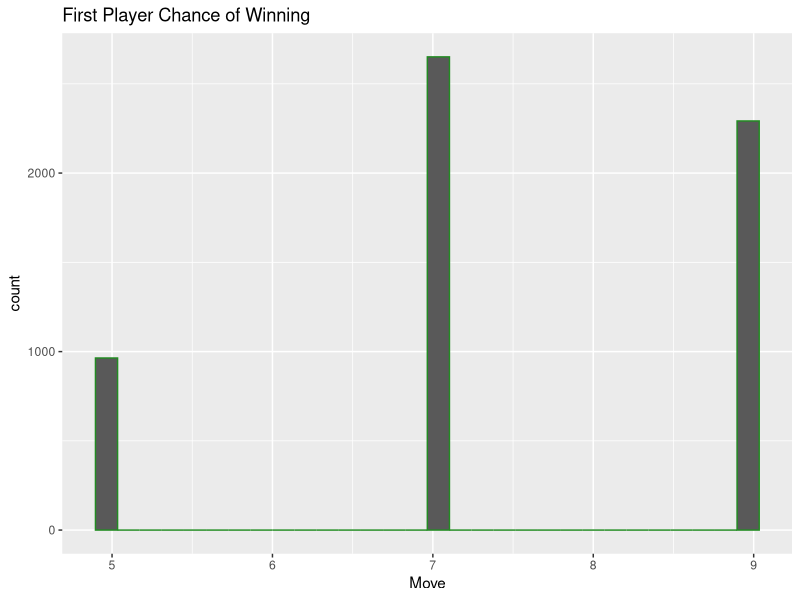
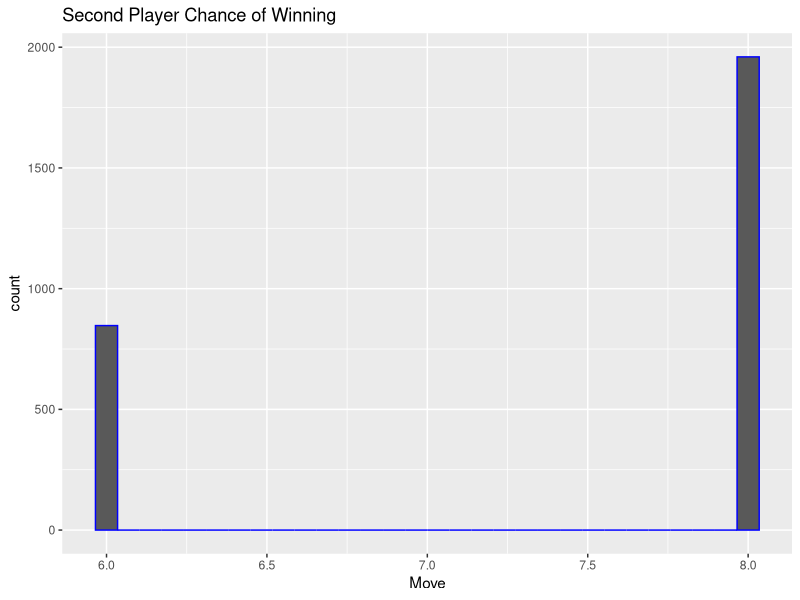
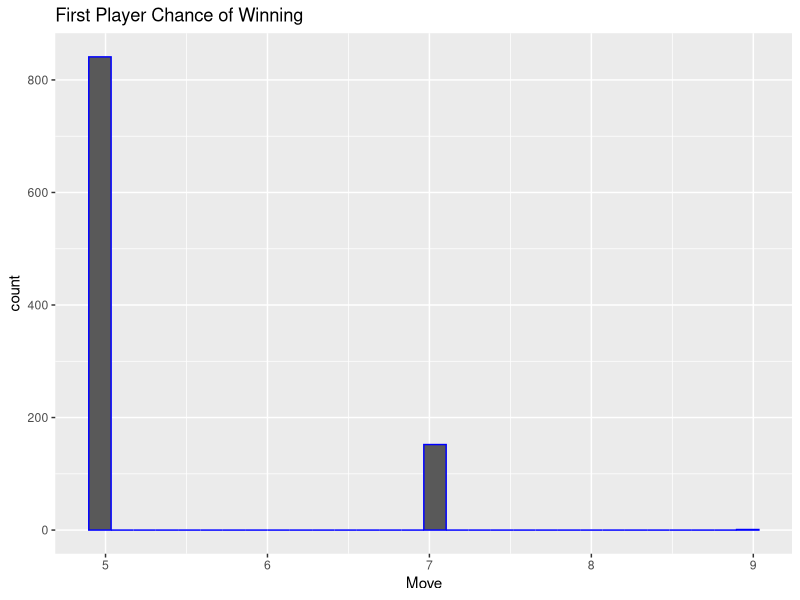

Recreate these plots in R, in order.
## ---- chunk 1
library(combinat)
library(purrr)
library(tidyverse)

## ---- chunk 2
win_set <- matrix(c(1,2,3,4,5,6,7,8,9,1,4,7,2,5,8,3,6,9,1,5,9,3,5,7),   #matrix of all possible winning 
                  byrow = F,nrow = 3)


#Starting with random playing 
rand_strategy <- function(){
  #creating the flag of 9 spots to check whether the spot is occupied or not
  flag <- rep(0,9)
  code <- 0
  players <- matrix(data=0,nrow = 5,ncol = 2) #game starts here
  for(i in 1:9){ #spots where the first player playes in 5 spots and the second one 4 spotsif the game completed with no winner 
    play <- sample(1:9,1)         
    while(flag[play]==1){        #here to check if the spot empty or resample again
      play <- sample(1:9,1)
    }
    players[((i-1)/2+1),ifelse((i%%2)==1,1,2)] = play;  # 
    flag[play]=1;
    if(i>4){
      result <- check_win(players,i)
      if(result$code != 0){
        return(result)
      }
    }
  }
  return(result)
}

check_win <-function(players,ind){   #This function to check the wins
  code <- 0
  ifelse(ind%%2==1,index <- 1,index <- 2)
  player_i <- sort(players[,index])
  player_i <- player_i[! player_i %in% c(0)]
  player_i_matrix <- combn(player_i,3)
  if(length(player_i) == 3){
    player_i_matrix <- matrix(player_i,ncol = 1)
  }
  for(i in 1:dim(win_set)[2]){
    for(j in 1:dim(player_i_matrix)[2]){
      match_vector <- match(win_set[,i],player_i_matrix[,j])
      if(any(is.na(match_vector)) == FALSE){
        ifelse(ind%%2==1,code <- 1,code <- -1)
        return(data.frame(code=code,index=ind))
      }
    }
  }
  return(data.frame(code=code,index=ind))
}
#Simulating 100,1000,and 10000 times for the random playing.
win_rate <- rerun(100,rand_strategy())
win_matrix_100 <- data.frame(matrix(unlist(win_rate), nrow=100, byrow=T))
(t <- table(win_matrix_100))
rate100 <- rowSums(t)[3]/sum(rowSums(t))
win_rate <- rerun(1000,rand_strategy())
win_matrix_1000 <- data.frame(matrix(unlist(win_rate), nrow=1000, byrow=T))
(t <- table(win_matrix_1000))
rate1000 <- rowSums(t)[3]/sum(rowSums(t))
win_rate <- rerun(10000,rand_strategy())
win_matrix_10000 <- data.frame(matrix(unlist(win_rate), nrow=10000, byrow=T))
(t <- table(win_matrix_10000))
rate10000 <- rowSums(t)[3]/sum(rowSums(t))

#creating data frame to plot the result and the index.

win_matrix <- data.frame(matrix(unlist(win_rate), nrow=10000, byrow=T))
names(win_matrix) <- c('result','index')
#making tables fpr the results.
table(win_matrix[which(win_matrix$result==1),]$index)
table(win_matrix$result)


#plotting first player chance of winning when the number of simulations is 10000
df_win1 <- data.frame(move = win_matrix[which(win_matrix$result==1),]$index)

ggplot(df_win1) +
  geom_histogram(mapping = aes(x = move), col = "forestgreen") +
  xlab("Move")+
  ggtitle("First Player Chance of Winning")



#plotting second player chance of winning when the number of simulations is 10000
#Make the -1 output a dataframe and plot

df_win2 <- data.frame(move = win_matrix[which(win_matrix$result==-1),]$index)


ggplot(df_win2) +
  geom_histogram(mapping = aes(x = move), col = "blue") +
  xlab("Move")+
  ggtitle("Second Player Chance of Winning")

##########################################
# Creating function where First player has a stratagy but the second one play random:
strategy_player_1 <- function(){
  flag <- rep(0,9)
  code <- 0
  players <- matrix(data=0,nrow = 5,ncol = 2)
  for(i in 1:9){
    if(i%%2 == 0 | i==9){
      #player 2 going for random choice
      play <- sample(1:9,1)
      while(flag[play]==1){
        play <- sample(1:9,1)
      }  
    }else{
      #player 1
      play <- strategy_move_p1(players,i)
    }
    players[((i-1)/2+1),ifelse((i%%2)==1,1,2)] = play;
    flag[play]=1;
    if(i>4){
      result <- check_win(players,i)
      if(result$code != 0){
        return(result)
      }
    }
  }
  return(result)
}

p1_second_move_matrix <- matrix(
  c(
    2, 9,
    4, 3,
    6, 7,
    8, 1,
    1, 3,
    9, 3,
    3, 1,
    7, 1
  ),byrow = T, ncol = 2
)

match_rows_second_move <- function(x, y){
  stopifnot(ncol(x) == ncol(y))
  stopifnot(nrow(y) == 1)
  matched <- which(x[,1] == y[1,1])
  x[matched,2]
}

p1_second_move <- function(players){
  p2_move <- players[1,2]
  p1_move <- match_rows_second_move(p1_second_move_matrix,matrix(c(p2_move,NA),nrow = 1))
  p1_move
}

p1_third_move_matrix <- matrix(
  c(
    2, 1, 3,
    2, -1, 1,
    4, 7, 1,
    4, -1, 7,
    6, 3, 9,
    6, -1, 3,
    8, 9, 7,
    8, -1, 9,
    1, 7, 4,
    1, -1, 7,
    9, 7, 8,
    9, -1, 7,
    3, 9, 6,
    3, -1, 9,
    7, 9, 8,
    7, -1, 9
  ),byrow = T, ncol = 3
)

match_rows_third_move <- function(x, y){
  stopifnot(ncol(x) == ncol(y))
  stopifnot(nrow(y) == 1)
  matched1 <- which(x[,1] == y[1,1])
  matched2 <- which(x[matched1,2] == y[1,2])
  if(is.integer(matched2) && length(matched2) == 0L){
    row_index <- matched1[which(x[matched1,2] == -1)]
  }else{
    row_index <- matched1[matched2]
  }
  #row_index <- matched2[which(!is.na(match(matched2,matched1)))]
  x[row_index,3]
}

p1_third_move <- function(players){
  p2_move1 <- players[1,2]
  p2_move2 <- players[2,2]
  p1_move <- match_rows_third_move(p1_third_move_matrix,matrix(c(p2_move1,p2_move2,NA),nrow = 1))
  p1_move
}

p1_forth_move_matrix <- matrix(
  c(
    2, 1, 7, 6,
    2, 1, -1, 7,
    4, 7, 9, 2,
    4, 7, -1, 9,
    6, 3, 1, 8,
    6, 3, -1, 1,
    8, 9, 3, 4,
    8, 9, -1, 3,
    1, 7, 6, 2, 
    1, 7, -1, 6,
    9, 7, 2, 4,
    9, 7, -1, 2,
    3, 9, 4, 2,
    3, 9, -1, 4,
    7, 9, 2, 4,
    7, 9, -1, 2
  ),byrow = T, ncol = 4
)

match_rows_forth_move <- function(x, y){
  stopifnot(ncol(x) == ncol(y))
  stopifnot(nrow(y) == 1)
  matched1 <- which(x[,1] == y[1,1])
  matched2 <- which(x[matched1,3] == y[1,3])
  if(is.integer(matched2) && length(matched2) == 0L){
    row_index <- matched1[which(x[matched1,3] == -1)]
  }else{
    row_index <- matched1[matched2]
  }
  #row_index <- matched2[which(!is.na(match(matched2,matched1)))]
  x[row_index,4]
}

p1_fourth_move <- function(players){
  p2_move1 <- players[1,2]
  p2_move2 <- players[2,2]
  p2_move3 <- players[3,2]
  p1_move <- match_rows_forth_move(p1_forth_move_matrix,matrix(c(p2_move1,p2_move2,p2_move3,NA),nrow = 1))
  p1_move
}

strategy_move_p1 <- function(players,ind){
  if(ind==1){
    p1_move <- 5
  }else if(ind == 3){
    p1_move <- p1_second_move(players)
  }else if(ind==5){
    p1_move <- p1_third_move(players)
  }else if(ind==7){
    p1_move <- p1_fourth_move(players)
  }
  p1_move
}

#strategy simulation 100, 1000, and 10000
win_rate <- rerun(100,strategy_player_1())
win_matrix_100 <- data.frame(matrix(unlist(win_rate), nrow=100, byrow=T))
(t <- table(win_matrix_100))
rate100 <- rowSums(t)[3]/sum(rowSums(t))
win_rate <- rerun(1000,strategy_player_1())
win_matrix_1000 <- data.frame(matrix(unlist(win_rate), nrow=1000, byrow=T))
(t <- table(win_matrix_1000))
rate1000 <- rowSums(t)[3]/sum(rowSums(t))
win_rate <- rerun(10000,strategy_player_1())
win_matrix_10000 <- data.frame(matrix(unlist(win_rate), nrow=10000, byrow=T))
(t <- table(win_matrix_10000))
rate10000 <- rowSums(t)[3]/sum(rowSums(t))


#####################
win_rate <- rerun(1000,strategy_player_1())
win_matrix2 <- data.frame(matrix(unlist(win_rate), nrow=1000, byrow=T))
names(win_matrix2) <- c('result','index')
table(win_matrix2[which(win_matrix2$result==1),]$index)
table(win_matrix2$result)
#plotting the number of winning for first player when we simulate 1000

df_win3 <- data.frame(move = win_matrix2[which(win_matrix2$result==1),]$index)

ggplot(df_win3) +
geom_histogram(mapping = aes(x = move), col ="blue")+
  xlab("Move")+
  ggtitle("First Player Chance of Winning")
